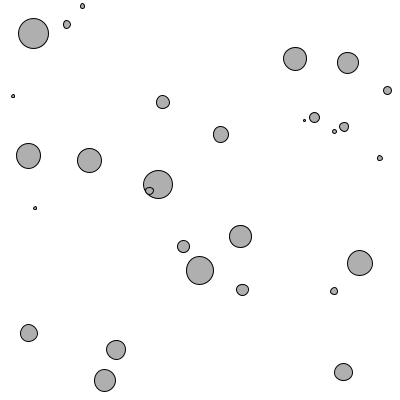
Frame 1 (no input)
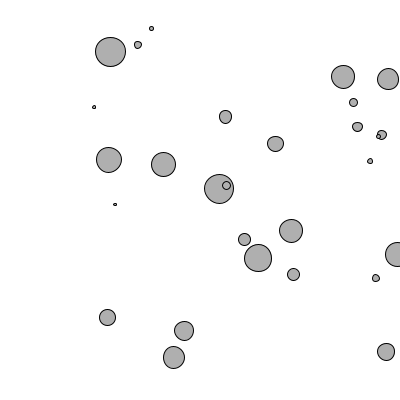
Frame 60 (the mouse pressed at the canvas centre just before this capture)
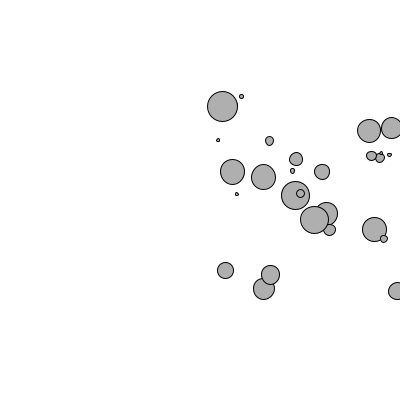
Frame 120 (the mouse held since frame 60 and released just before this capture)

The Processing sketch that drew these frames (run headless with seeded random() and noise(); from frame 60 on, the mouse is pressed at the canvas centre):

// Processing sketch: EverithingAttractionAndRepulsion
// ── EverithingAttractionAndRepulsion.pde
Mover[] movers = new Mover[30];

void setup(){
  size(400,400);
  
  for (int i = 0; i<movers.length; i++){
    movers[i] = new Mover(random(0.1,2), random(width), random(height));
  }
}

void draw(){
  background(255);
  
  for (int i = 0; i<movers.length; i++){
    for (int j = 0; j<movers.length; j++){
      if (i!=j){
        PVector f = movers[j].attract(movers[i]);
        movers[i].applyForce(f);
      }
    }
    
    movers[i].update();
    movers[i].checkEdges();
    movers[i].display();
  }

}

// ── Mover.pde
class Mover{
  PVector location;
  PVector velocity;
  PVector acceleration;
  
  float G;
  
  float mass;

  Mover(float m, float x, float y){
      location = new PVector(x,y);
      velocity = new PVector(1,0);
      acceleration = new PVector(0,0);
      
      mass = m;
      G = 0.4;
  }

  void applyForce(PVector force){
      PVector f = PVector.div(force,mass);
      acceleration.add(f);
  }

  void update(){
      velocity.add(acceleration);
      location.add(velocity);
      acceleration.mult(0);
  }

  void checkEdges() {

    if (location.x > width) {
      location.x = width;
      velocity.x *= -1;
    } else if (location.x < 0) {
      velocity.x *= -1;
      location.x = 0;
    }

    if (location.y > height) {
      velocity.y *= -1;
      location.y = height;
    }else if (location.y < 0) {
      velocity.y *= -1;
      location.y = 0;
    }

  }

  void display(){
      stroke(0);
      fill(175);
      ellipse(location.x,location.y,mass*16,mass*16);
  }
  
  PVector attract(Mover m){
    
    PVector force = PVector.sub(location,m.location);

    float distance = force.mag();
    distance = constrain(distance,5,25);
    
    float mag = (G*mass*m.mass)/(distance*distance);
    /*If multiplied by -1, movers become repulsers.
      If not, every mover will be an attractor for all others movers.*/
    //mag = (-1) * mag;
    
    force.normalize();
    force.mult(mag);
    
    return force;
  }
  

}
